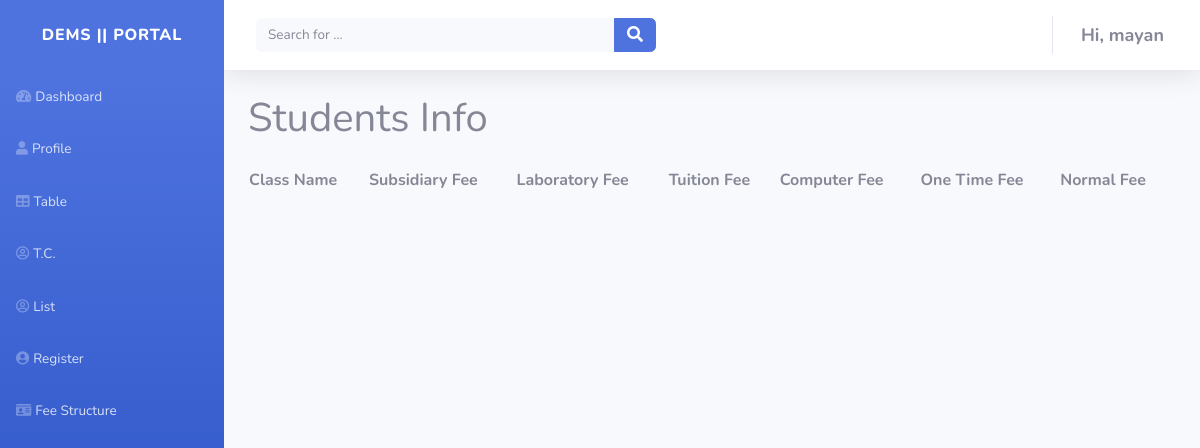
Page /feestructure/ (signed in) on the earlier database version.
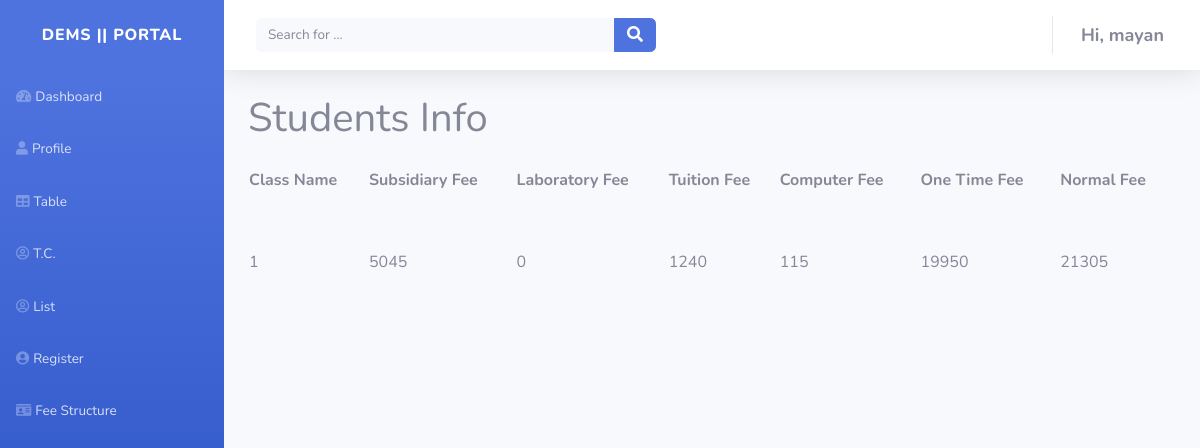
Same page on the later database version.
### studentsapp/models.py (models this page shows, shortened)
class Fee_structure(models.Model):
    class_name = models.CharField(verbose_name="Class",max_length=40)
    subs_fee = models.IntegerField(verbose_name="Subsidiary Fee")
    lab_fee = models.IntegerField(verbose_name="Laboratory Fee")
    tut_fee = models.IntegerField(verbose_name="Tuition Fee")
    comp_fee = models.IntegerField(verbose_name="Computer Fee")
    one_time = models.IntegerField(verbose_name="OneTime Fee")
    normal = models.IntegerField(verbose_name="Normal Fee")
    class Meta:
        verbose_name = 'Fee structure'
        verbose_name_plural = 'Fee structure'

### studentsapp/views.py (the view)
# urls.py: path('feestructure/', views.feestructure, name='feestructure'),
@login_required(login_url='/login')
def feestructure(request):
    fees = Fee_structure.objects.all()
    context = {
        "fees":fees
    }
    return render(request, 'feestructure.html',context)

### studentsapp/templates/feestructure.html (shortened to what this page needs)
{% extends 'base.html' %}
{% load static %}
{% block content %}
<div class="container-fluid">
    <h1>Students Info</h1>
    <div class="table-responsive">
        <table id="bootstrapdatatable" width="100%" class="display">
            <thead>
                <th scope="col" style="padding-top: 18px; padding-bottom: 57px;">Class Name</th>
                <th scope="col" style="padding-top: 18px; padding-bottom: 57px;">Subsidiary Fee</th>
                <th scope="col" style="padding-top: 18px; padding-bottom: 57px;">Laboratory Fee</th>
                <th scope="col" style="padding-top: 18px; padding-bottom: 57px;">Tuition Fee</th>
                <th scope="col" style="padding-top: 18px; padding-bottom: 57px;">Computer Fee</th>
                <th scope="col" style="padding-top: 18px; padding-bottom: 57px;">One Time Fee</th>
                <th scope="col" style="padding-top: 18px; padding-bottom: 57px;">Normal Fee</th>
            </thead>
            <tbody>
                {% for instance in fees %}
                <tr>
                    <td scope="row">{{instance.class_name}}</td>
                    <td scope="row">{{instance.subs_fee}}</td>
                    <td scope="row">{{instance.lab_fee}}</td>
                    <td scope="row">{{instance.tut_fee}}</td>
                    <td scope="row">{{instance.comp_fee}}</td>
                    <td scope="row">{{instance.one_time}}</td>
                    <td scope="row">{{instance.normal}}</td>
                </tr>
                {% endfor %}
            </tbody>
        </table>
    </div>
</div>
{% endblock content %}

### studentsapp/templates/base.html (shortened to what this page needs)
{% load static %}
<!DOCTYPE html>
<html>
<head>
    <link rel="stylesheet" href="{% static 'studentsapp/bootstrap/css/bootstrap.min.css' %}">
    <link rel="stylesheet" href="{% static 'assets/fonts/fontawesome-all.min.css' %}">
    <link rel="stylesheet" type="text/css" href="https://cdn.datatables.net/v/dt/dt-1.10.22/datatables.min.css" />
    <link rel="stylesheet" href="https://cdnjs.cloudflare.com/ajax/libs/Chart.js/2.9.4/Chart.min.css">
    <link rel="stylesheet" href="https://cdn.datatables.net/1.10.22/css/dataTables.bootstrap4.min.css">
    <link href="{% static 'media/css/jquery.dataTables.min.css' %}" rel="stylesheet">
</head>
<body id="page-top">
    <div id="wrapper">
        <nav class="navbar navbar-dark align-items-start sidebar sidebar-dark accordion bg-gradient-primary p-0">
            <div class="container-fluid d-flex flex-column p-0">
                <a class="navbar-brand d-flex justify-content-center align-items-center sidebar-brand m-0">
                    <div class="sidebar-brand-text mx-3"><span>dems || portal</span></div>
                </a>
                <ul class="nav navbar-nav text-light" id="accordionSidebar">
                    <li class="nav-item" role="presentation"><a class="nav-link" href="{% url 'home' %}"><i
                                class="fas fa-tachometer-alt"></i><span>Dashboard</span></a></li>
                    <li class="nav-item" role="presentation"><a class="nav-link" href="{% url 'profile' %}"><i
                                class="fas fa-user"></i><span>Profile</span></a></li>
                    <li class="nav-item" role="presentation"><a class="nav-link" href="{% url 'table' %}"><i
                                class="fas fa-table"></i><span>Table</span></a></li>
                    <li class="nav-item" role="presentation"><a class="nav-link" href="{% url 'tc' %}"><i
                                class="far fa-user-circle"></i><span>T.C.</span></a></li>
                    <li class="nav-item" role="presentation"><a class="nav-link" href="{% url 'list' %}"><i
                                class="far fa-user-circle"></i><span>List</span></a></li>
                    <li class="nav-item" role="presentation"><a class="nav-link" href="{% url 'register' %}"><i
                                class="fas fa-user-circle"></i><span>Register</span></a><a class="nav-link"
                            href="{% url 'feestructure' %}"><i class="fas fa-id-card"></i><span>Fee
                                Structure</span></a></li>
                </ul>
            </div>
        </nav>
        <div class="d-flex flex-column" id="content-wrapper">
            <div id="content">
                <nav class="navbar navbar-light navbar-expand bg-white shadow mb-4 topbar static-top">
                    <div class="container-fluid">
                        <form
                            class="form-inline d-none d-sm-inline-block mr-auto ml-md-3 my-2 my-md-0 mw-100 navbar-search">
                            <div class="input-group"><input class="bg-light form-control border-0 small" type="text"
                                    placeholder="Search for ...">
                                <div class="input-group-append"><button class="btn btn-primary py-0" type="button"><i
                                            class="fas fa-search"></i></button></div>
                            </div>
                        </form>
                        <ul class="nav navbar-nav flex-nowrap ml-auto">
                            <li class="nav-item dropdown no-arrow" role="presentation">
                                <div class="nav-item dropdown no-arrow"><a class="dropdown-toggle nav-link"
                                        data-toggle="dropdown" aria-expanded="false" href="#"><span
                                            class="d-none d-lg-inline mr-2 text-gray-600 small"><strong
                                                data-selected="true" data-label-id="0" style="font-size: 18px;">Hi,
                                                {{user.username}}</strong></span></a>
                                </div>
                            </li>
                        </ul>
                    </div>
                </nav>
                {% block content %}
                {% endblock content %}
            </div>
</body>
</html>

Differences in the rows shown:
added Fee_structure: class_name "1", subs_fee "5045", lab_fee "0", tut_fee "1240", comp_fee "115", one_time "19950", normal "21305"
